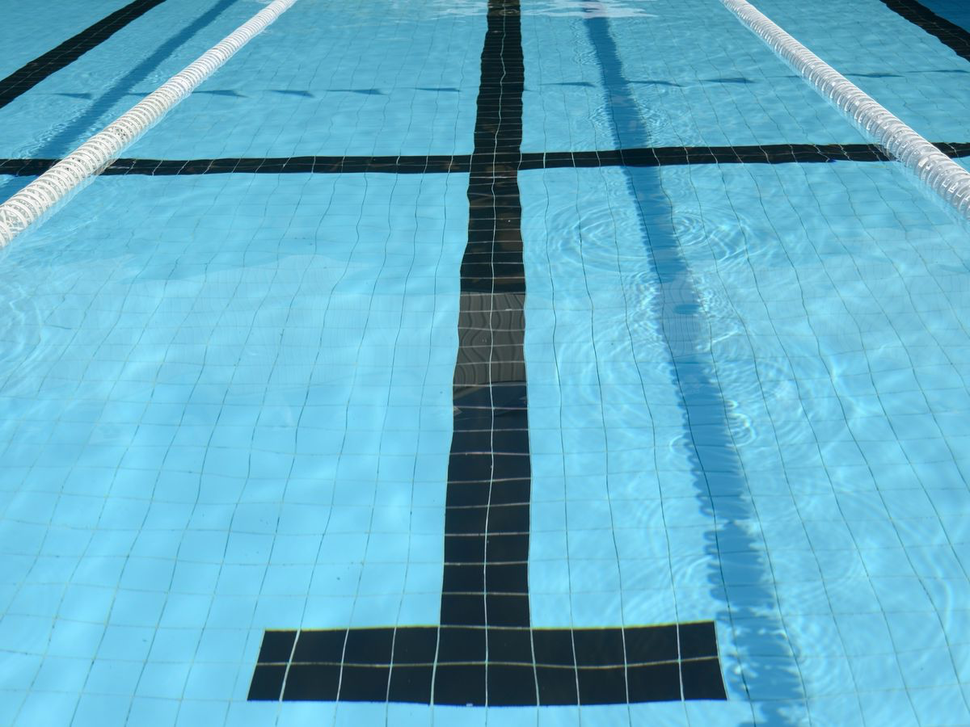
#> input picture 2024_vision/pool_test.png, 970 x 727 px, shrunk from 1200 x 900 before the run
$ python line_detect.py
#> lines starting #> are read from the running program, lines starting #| are printed output that depends on the picture; after the words box and inside, x2 and y2 are one past the last pixel; in counts of white or black regions, pixels touching at a corner belong together
#> further down, src is the input picture: shape (727, 970, 3); mean B, G, R 199.6, 173.8, 98.9
# import opencv library
import cv2
import json
import numpy as np

'''

'''


class LineDetect:
    def __int__(self):
        pass

    @staticmethod
    def detect(self, frame):
        # convert to greyscale
        img_grey = cv2.cvtColor(frame, cv2.COLOR_BGR2GRAY)
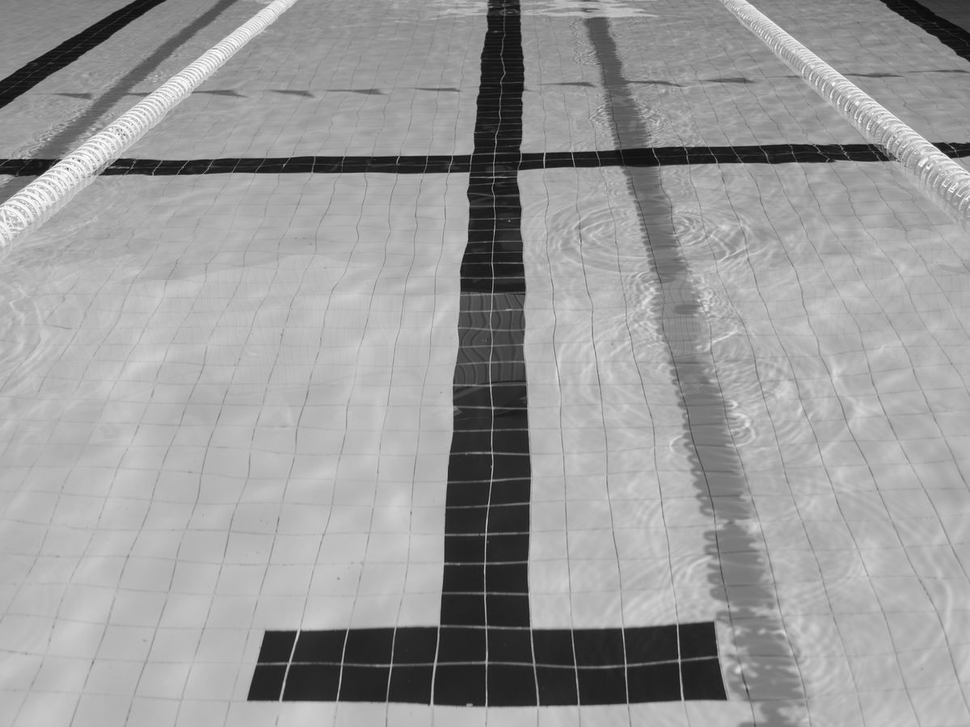
#> img_grey: shape (727, 970); min 8, max 255, mean 154.4
        img_blur = cv2.GaussianBlur(img_grey, (3, 3), 0)
        # apply Otsu thresholding to highlight black as white
        ret, thresh1 = cv2.threshold(img_blur,81, 255, cv2.THRESH_BINARY_INV)
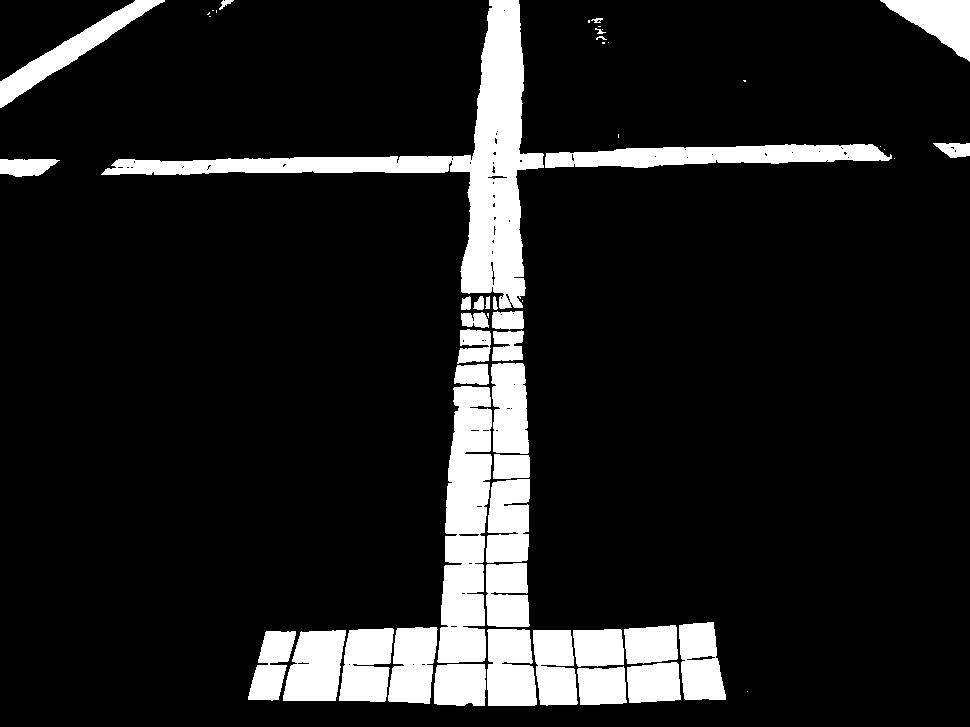
#> thresh1: shape (727, 970); 12.4% white; 53 white regions (17 under 20 px), largest, box (x1, y1, x2, y2) and area: (101, 0, 544, 309) 19681, (437, 386, 492, 663) 10958, (545, 144, 892, 168) 5623
        # apply Canny for edge detection
        cv2.imshow('test', thresh1)
        cv2.waitKey(0)


src = cv2.imread("pool_test.png", cv2.IMREAD_COLOR)
obj1 = LineDetect()
obj1.detect(obj1, src)
